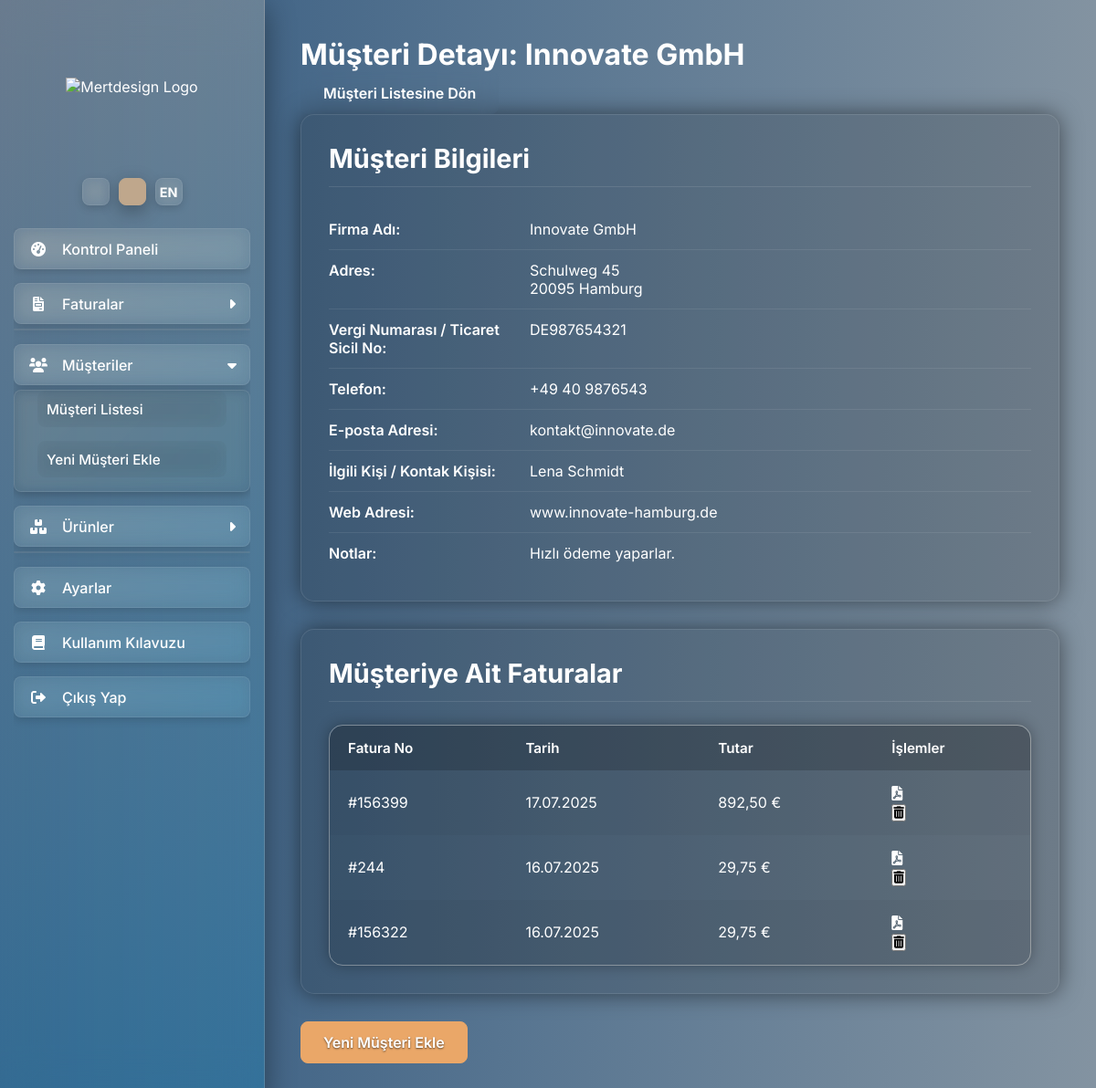
The app's page /musteri_detay/2 (signed in) with its own data.
### app.py (models this page shows)
class Musteri(db.Model):
    id = db.Column(db.Integer, primary_key=True)
    firma_adi = db.Column(db.String(150), nullable=False)
    adres = db.Column(db.String(300), nullable=False)
    vergi_no = db.Column(db.String(50), nullable=True)
    telefon = db.Column(db.String(50), nullable=True)
    email = db.Column(db.String(120), nullable=True)
    ilgili_kisi = db.Column(db.String(100), nullable=True)
    web_adresi = db.Column(db.String(120), nullable=True)
    notlar = db.Column(db.Text, nullable=True)
    faturalar = db.relationship('Fatura', backref='musteri', lazy=True, cascade="all, delete-orphan")
    is_reverse_charge = db.Column(db.Boolean, default=False)

class Fatura(db.Model):
    id = db.Column(db.Integer, primary_key=True)
    fatura_no = db.Column(db.String(50), nullable=False, unique=True)
    tarih = db.Column(db.DateTime, default=datetime.utcnow)
    ausfuhrungsdatum = db.Column(db.DateTime, nullable=True)
    santiye = db.Column(db.String(200), nullable=True)
    sachbearbeiter = db.Column(db.String(100), nullable=True)
    musteri_id = db.Column(db.Integer, db.ForeignKey('musteri.id'), nullable=False)
    ara_toplam = db.Column(db.Float, nullable=False, default=0.0)
    kdv_tutari = db.Column(db.Float, nullable=False, default=0.0)
    genel_toplam = db.Column(db.Float, nullable=False, default=0.0)
    odeme_durumu = db.Column(db.String(50), default="Bekliyor", nullable=False)
    kalemler = db.relationship('FaturaKalemi', backref='fatura', lazy=True, cascade="all, delete-orphan")
    is_reverse_charge_invoice = db.Column(db.Boolean, default=False)

### app.py (the view)
@app.route('/musteri_detay/<int:musteri_id>')
@login_required
def musteri_detay(musteri_id):
    musteri = Musteri.query.get_or_404(musteri_id)
    faturalar = Fatura.query.filter_by(musteri_id=musteri.id).order_by(Fatura.tarih.desc()).all()
    return render_template('musteri_detay.html', musteri=musteri, faturalar=faturalar)

### app.py (called while the page is built)
def get_locale():
    if not has_request_context():
        return app.config['BABEL_DEFAULT_LOCALE']
    if 'lang' in request.args and request.args['lang'] in current_app.config['LANGUAGES']:
        session['lang'] = request.args['lang']
    if 'lang' in session:
        return session.get('lang')
    return request.accept_languages.best_match(current_app.config['LANGUAGES']) or current_app.config['BABEL_DEFAULT_LOCALE']

@app.before_request
def before_request_locale():
    g.locale = get_locale()

@login_manager.user_loader
def load_user(user_id):
    return User.query.get(int(user_id))

@app.context_processor
def inject_global_data_for_all_templates():
    sirket_profili = SirketProfili.query.first()
    if not sirket_profili:
        sirket_profili = {
            'firma_unvani': _('Yükleniyor...'),
            'adres': '', 'telefon': '', 'email': '', 'web_adresi': '',
            'iban': '', 'bic': '', 'vergi_no': '', 'sirket_no': '', 'banka_adi': ''
        }
    return dict(app=app, profil=sirket_profili, current_user=current_user)

### templates/musteri_detay.html (shortened to what this page needs)
{% extends "layout.html" %}
{% block content %}
    <div class="content-header">
        <h1>{{ _('Müşteri Detayı') }}: {{ musteri.firma_adi }}</h1>
        <a href="{{ url_for('musteri_listesi') }}" class="btn btn-secondary">{{ _('Müşteri Listesine Dön') }}</a>
    </div>
    <div class="content-card">
        <h2 class="text-2xl mb-4">{{ _('Müşteri Bilgileri') }}</h2>
        <div class="detail-item">
            <strong>{{ _('Firma Adı:') }}</strong> <span>{{ musteri.firma_adi }}</span>
        </div>
        <div class="detail-item">
            <strong>{{ _('Adres:') }}</strong> <span>{{ musteri.adres|replace('\n', '<br>')|safe }}</span>
        </div>
        {% if musteri.vergi_no %}
        <div class="detail-item">
            <strong>{{ _('Vergi Numarası / Ticaret Sicil No:') }}</strong> <span>{{ musteri.vergi_no }}</span>
        </div>
        {% endif %}
        {% if musteri.telefon %}
        <div class="detail-item">
            <strong>{{ _('Telefon:') }}</strong> <span>{{ musteri.telefon }}</span>
        </div>
        {% endif %}
        {% if musteri.email %}
        <div class="detail-item">
            <strong>{{ _('E-posta Adresi:') }}</strong> <span>{{ musteri.email }}</span>
        </div>
        {% endif %}
        {% if musteri.ilgili_kisi %}
        <div class="detail-item">
            <strong>{{ _('İlgili Kişi / Kontak Kişisi:') }}</strong> <span>{{ musteri.ilgili_kisi }}</span>
        </div>
        {% endif %}
        {% if musteri.web_adresi %}
        <div class="detail-item">
            <strong>{{ _('Web Adresi:') }}</strong> <span>{{ musteri.web_adresi }}</span>
        </div>
        {% endif %}
        {% if musteri.notlar %}
        <div class="detail-item">
            <strong>{{ _('Notlar:') }}</strong> <span>{{ musteri.notlar|replace('\n', '<br>')|safe }}</span>
        </div>
        {% endif %}
    </div>
    <div class="content-card mt-6">
        <h2 class="text-2xl mb-4">{{ _('Müşteriye Ait Faturalar') }}</h2>
        {% if faturalar %}
            <div class="table-responsive">
                <table class="table table-striped table-hover">
                    <thead>
                        <tr>
                            <th>{{ _('Fatura No') }}</th>
                            <th>{{ _('Tarih') }}</th>
                            <th>{{ _('Tutar') }}</th>
                            <th class="text-end">{{ _('İşlemler') }}</th>
                        </tr>
                    </thead>
                    <tbody>
                        {% for fatura in faturalar %}
                        <tr>
                            <td>#{{ fatura.fatura_no }}</td>
                            <td>{{ fatura.tarih.strftime('%d.%m.%Y') }}</td>
                            <td>{{ "%.2f"|format(fatura.genel_toplam)|replace('.', ',') }} €</td>
                            <td class="text-end">
                                <div class="action-icon-container">
                                    <a href="{{ url_for('fatura_pdf', fatura_id=fatura.id) }}" class="pdf-icon" title="{{ _('PDF Görüntüle') }}"><i class="fas fa-file-pdf"></i></a>
                                    <form action="{{ url_for('fatura_sil', fatura_id=fatura.id) }}" method="POST" class="inline-block" onsubmit="return confirm('{{ _('Bu faturayı silmek istediğinizden emin misiniz?') }}');">
                                        <button type="submit" class="trash-icon" title="{{ _('Faturayı Sil') }}">
                                            <i class="fas fa-trash-alt"></i>
                                        </button>
                                    </form>
                                </div>
                            </td>
                        </tr>
                        {% endfor %}
                    </tbody>
                </table>
            </div>
        {% else %}
            <p class="text-md text-center py-4">{{ _('Bu müşteriye ait henüz fatura bulunmamaktadır.') }}</p>
        {% endif %}
    </div>
    <div class="text-end mt-6">
        <a href="{{ url_for('musteri_ekle') }}" class="btn btn-primary">{{ _('Yeni Müşteri Ekle') }}</a>
    </div>
{% endblock content %}

### templates/layout.html (shortened to what this page needs)
<!DOCTYPE html>
<html lang="{{ g.locale|default('de') }}">
<head>
    <link href="https://cdnjs.cloudflare.com/ajax/libs/font-awesome/6.0.0-beta3/css/all.min.css" rel="stylesheet">
    <link href="https://cdnjs.cloudflare.com/ajax/libs/flag-icon-css/3.5.0/css/flag-icon.min.css" rel="stylesheet">
</head>
<body>
    <aside class="sidebar" id="sidebar">
        <div class="logo-container-sidebar">
            <img src="{{ url_for('static', filename='images/logo.png') }}" alt="Mertdesign Logo">
        </div>
        <div class="language-switcher">
            {% set url_params = request.view_args.copy() %}
            {% for key, value in request.args.items() %}
                {% set _ = url_params.update({key: value}) %}
            {% endfor %}
            {% for lang_code in ['tr', 'de', 'en'] %}
                {% set current_url_params = url_params.copy() %}
                {% set _ = current_url_params.update({'lang': lang_code}) %}
                <a href="{{ url_for(request.endpoint, **current_url_params) }}" class="{{ 'active' if g.locale == lang_code else '' }} {{ 'lang-en' if lang_code == 'en' else '' }}">
                    {% if lang_code == 'en' %}
                        <span>EN</span> {% else %}
                        <span class="flag-icon flag-icon-{{ lang_code }}"></span>
                    {% endif %}
                </a>
            {% endfor %}
        </div>
        <nav class="sidebar-nav">
            <ul>
                <li><a href="{{ url_for('dashboard') }}" class="{{ 'active' if request.endpoint == 'dashboard' else '' }}"><i class="fas fa-fw fa-tachometer-alt"></i> {{ _('Kontrol Paneli') }}</a></li>
                <li class="{{ 'expanded' if request.endpoint and ('fatura' in request.endpoint or request.endpoint == 'fatura_listesi' or request.endpoint == 'fatura_olustur' or 'fatura_duzenle' in request.endpoint) else '' }}">
                    <a href="#" class="submenu-toggle"><i class="fas fa-fw fa-file-invoice"></i> {{ _('Faturalar') }} <i class="fas fa-caret-right caret-icon"></i></a>
                    <ul class="submenu {{ 'show' if request.endpoint and ('fatura' in request.endpoint or request.endpoint == 'fatura_listesi' or request.endpoint == 'fatura_olustur' or 'fatura_duzenle' in request.endpoint) else '' }}">
                        <li><a href="{{ url_for('fatura_listesi') }}" class="{{ 'active' if request.endpoint == 'fatura_listesi' else '' }}">{{ _('Fatura Listesi') }}</a></li>
                    </ul>
                </li>
                <li class="{{ 'expanded' if request.endpoint and ('musteri' in request.endpoint or request.endpoint == 'musteri_listesi' or request.endpoint == 'musteri_ekle' or 'musteri_duzenle' in request.endpoint) else '' }}">
                    <a href="#" class="submenu-toggle"><i class="fas fa-fw fa-users"></i> {{ _('Müşteriler') }} <i class="fas fa-caret-right caret-icon"></i></a>
                    <ul class="submenu {{ 'show' if request.endpoint and ('musteri' in request.endpoint or request.endpoint == 'musteri_listesi' or request.endpoint == 'musteri_ekle' or 'musteri_duzenle' in request.endpoint) else '' }}">
                        <li><a href="{{ url_for('musteri_listesi') }}" class="{{ 'active' if request.endpoint == 'musteri_listesi' else '' }}">{{ _('Müşteri Listesi') }}</a></li>
                        <li><a href="{{ url_for('musteri_ekle') }}" class="{{ 'active' if request.endpoint == 'musteri_ekle' else '' }}">{{ _('Yeni Müşteri Ekle') }}</a></li>
                    </ul>
                </li>
                <li class="{{ 'expanded' if request.endpoint and ('urun' in request.endpoint or request.endpoint == 'urun_listesi' or request.endpoint == 'urun_ekle' or 'urun_duzenle' in request.endpoint) else '' }}">
                    <a href="#" class="submenu-toggle"><i class="fas fa-fw fa-boxes"></i> {{ _('Ürünler') }} <i class="fas fa-caret-right caret-icon"></i></a>
                    <ul class="submenu {{ 'show' if request.endpoint and ('urun' in request.endpoint or request.endpoint == 'urun_listesi' or request.endpoint == 'urun_ekle' or 'urun_duzenle' in request.endpoint) else '' }}">
                        <li><a href="{{ url_for('urun_listesi') }}" class="{{ 'active' if request.endpoint == 'urun_listesi' else '' }}">{{ _('Ürün Listesi') }}</a></li>
                    </ul>
                </li>
                <li><a href="{{ url_for('ayarlar') }}" class="{{ 'active' if request.endpoint == 'ayarlar' else '' }}"><i class="fas fa-fw fa-cog"></i> {{ _('Ayarlar') }}</a></li>
                <li><a href="{{ url_for('kullanim_kilavuzu') }}" class="{{ 'active' if request.endpoint == 'kullanim_kilavuzu' else '' }}"><i class="fas fa-fw fa-book"></i> {{ _('Kullanım Kılavuzu') }}</a></li>
                {% if current_user.is_authenticated %}
                <li><a href="{{ url_for('logout') }}"><i class="fas fa-fw fa-sign-out-alt"></i> {{ _('Çıkış Yap') }}</a></li>
                {% endif %}
            </ul>
        </nav>
        </aside>
    <main class="main-content">
        {% block content %}{% endblock %}
    </main>
</body>
</html>

### templates/musteri_detay.html (style rules this page uses)
.content-card { background-color: rgba(0, 0, 0, 0.15); padding: 30px; border-radius: 15px; border: 1px solid rgba(255, 255, 255, 0.1); box-shadow: 0 0 25px rgba(0,0,0,0.5); margin-bottom: 30px; }
.detail-item { padding: 12px 0; border-bottom: 1px solid rgba(255, 255, 255, 0.08); color: var(--main-content-text-color); display: flex; align-items: baseline; }
.detail-item:last-child { border-bottom: none; }
.detail-item strong { display: inline-block; width: 220px; min-width: 150px; color: var(--label-text-color); font-weight: 600; flex-shrink: 0; padding-right: 15px; box-sizing: border-box; }
.detail-item span { flex-grow: 1; word-wrap: break-word; }
.content-card h2 { font-size: 1.8rem; font-weight: 700; color: var(--button-milky-coffee); margin-bottom: 1.5rem; padding-bottom: 0.8rem; border-bottom: 1px solid rgba(255, 255, 255, 0.1); }
.table-responsive { overflow-x: auto; margin-top: 25px; border: 1px solid rgba(240, 230, 216, 0.35); border-radius: 15px; box-shadow: 0 0 15px rgba(0,0,0,0.3); }
.table { width: 100%; border-collapse: separate; border-spacing: 0; margin-top: 0; border-radius: 15px; overflow: hidden; }
.table th, .table td { border: none; padding: 15px 20px; text-align: left; color: var(--main-content-text-color); background-color: rgba(0, 0, 0, 0.18); }
.table th { background-color: rgba(0, 0, 0, 0.28); font-weight: 600; font-size: 0.95rem; color: var(--label-text-color); }
.table-striped tbody tr:nth-child(odd) td { background-color: rgba(0, 0, 0, 0.12); }
.table-striped tbody tr:nth-child(even) td { background-color: rgba(0, 0, 0, 0.09); }
.action-icon-container .pdf-icon .fa-file-pdf { color: var(--icon-pdf-color); }
.action-icon-container .trash-icon .fa-trash-alt { color: var(--icon-delete-color); }

### records on screen
Musteri: firma_adi "Innovate GmbH", adres "Schulweg 45 20095 Hamburg", vergi_no "DE987654321", telefon "+49 40 9876543", email "kontakt@innovate.de", ilgili_kisi "Lena Schmidt", web_adresi "www.innovate-hamburg.de", notlar "Hızlı ödeme yaparlar."
Fatura: fatura_no "156399", tarih "17.07.2025", genel_toplam "892,50"
Fatura: fatura_no "244", tarih "16.07.2025", genel_toplam "29,75"
Fatura: fatura_no "156322", tarih "16.07.2025", genel_toplam "29,75"
